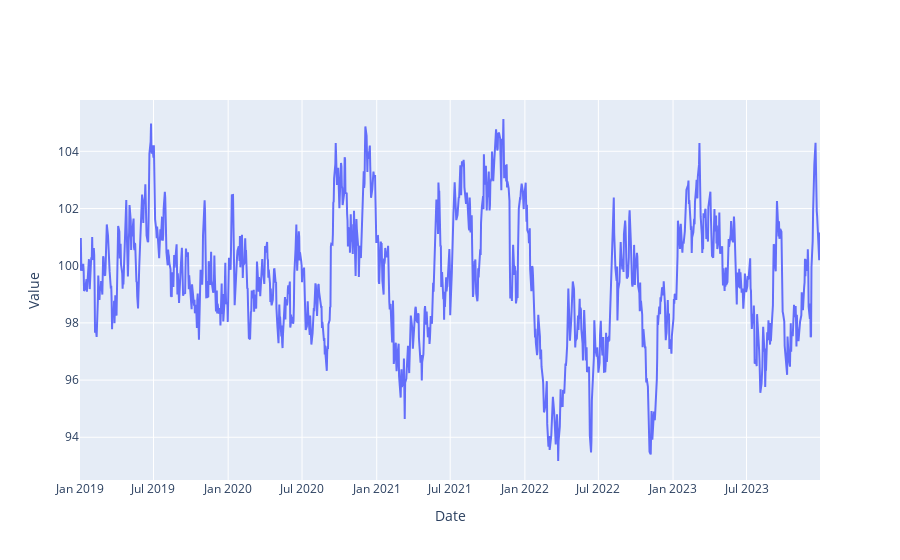

Here is the notebook cell this chart was saved with:
### Code cell
u.plot_plotly(test)

### Figure 1 — Plotly figure (JSON) as saved in the notebook; plotly's stock layout.template omitted (floating-point values rounded to 4 significant figures; data arrays with more than 128 entries replaced by an {"elided": "..."} marker saying what was removed)
{"data": [{"mode": "lines", "type": "scatter", "x": {"elided": "1304 str values"}, "y": {"elided": "1304 float values"}}], "layout": {"title": {}, "xaxis": {"title": {"text": "Date"}}, "yaxis": {"title": {"text": "Value"}}}}
